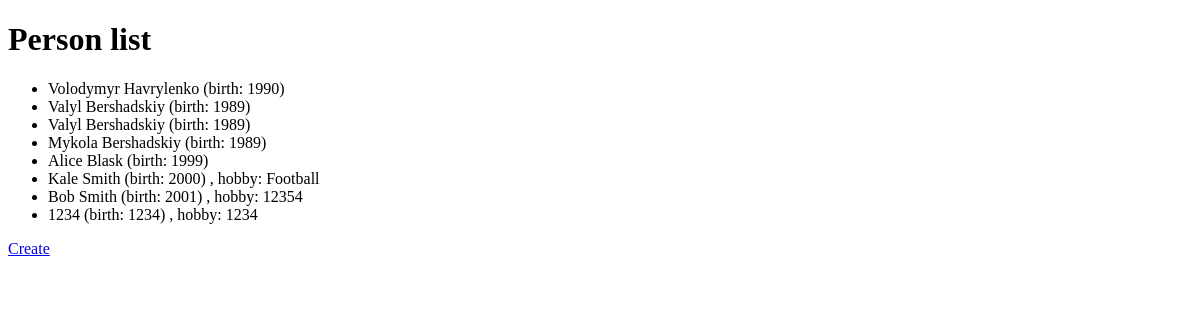
The page /people/ on the database as committed earlier.
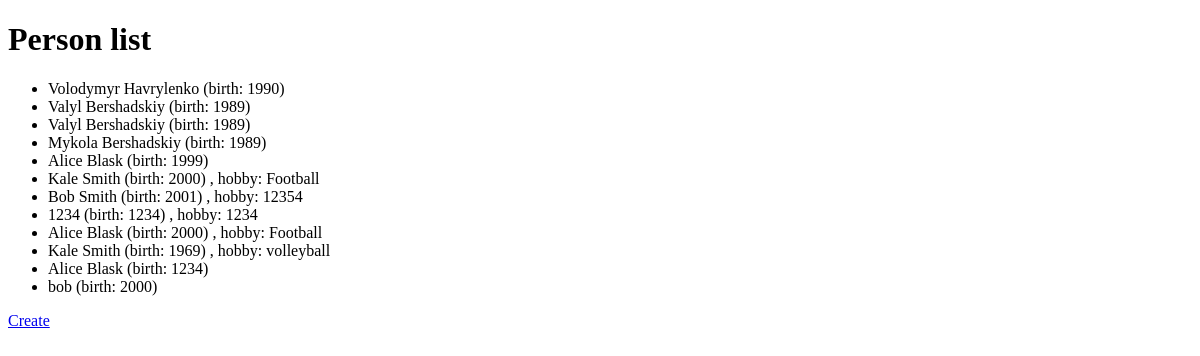
The same page on the database as committed later.
### core/models.py (models this page shows, shortened)
class Person(models.Model):
    full_name = models.CharField(max_length=255)
    birth_year = models.IntegerField()
    hobby = models.CharField(
        max_length=255,
        blank=True,
        null=True
    )
    class Meta:
        verbose_name_plural = "people"

### core/views.py (the view)
# urls.py: path("people/", PersonListView.as_view(), name="person-list"),
class PersonListView(generic.ListView):
    model = Person

### templates/core/person_list.html
{% extends "base.html" %}
{% block content %}
  <h1>Person list</h1>
  <ul>
  {% for person in person_list %}
    <li>{{ person.full_name }} (birth: {{ person.birth_year }})
    {% if person.hobby %}, hobby: {{ person.hobby }}
    {% endif %}
    </li>
  {% endfor %}
  </ul>
  <a href="{% url "core:person-create" %}">Create</a>
{% endblock %}

### templates/base.html (shortened to what this page needs)
<!DOCTYPE html>
<html lang="en">
<head>
</head>
<body>
{% block content %}
{% endblock %}
</body>
</html>

Rows that differ between the two databases and show on the page:
added Person: full_name "Alice Blask", birth_year "2000", hobby "Football"
added Person: full_name "Kale Smith", birth_year "1969", hobby "volleyball"
added Person: full_name "Alice Blask", birth_year "1234"
added Person: full_name "bob", birth_year "2000"
